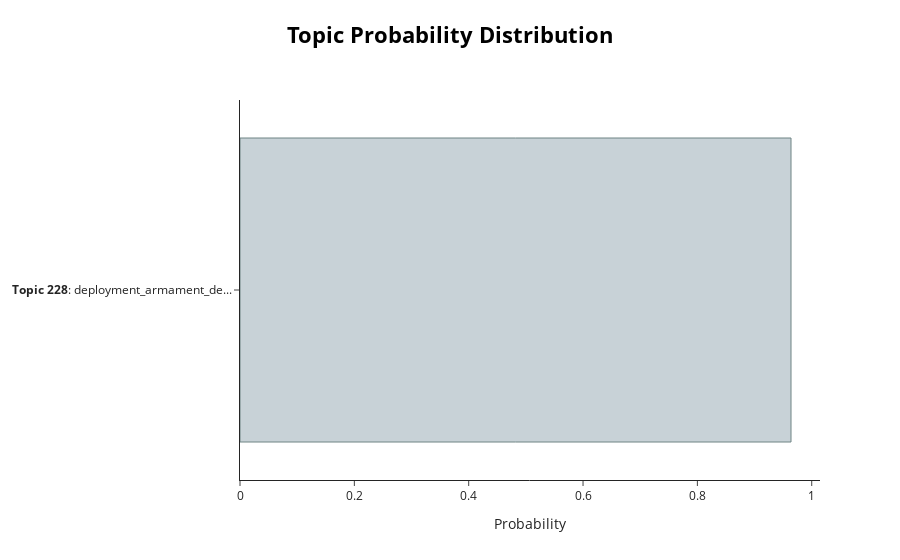

The code cell stored with this chart in its notebook:
### Markdown cell above
# Visualizing probabilities of a topic found in a document
- Need to set `calculate_probabilities` to **True** in `BERTopic` (computationally expensive).
- This step visualizes the probability of an article being assigned to the topic.

### Code cell
sample_idx = np.random.randint(df.shape[0])
print("\n[ Topic Number ]: ", topics[sample_idx])
topic_num = topics[sample_idx]
print("\n[ Words in topic] : ", topic_model.get_topic(topic_num))
print("\n[ Description] : ", df.iloc[sample_idx][" description"])
print("\n[ Topic probability (sample_idx) ] :", max(topic_prob[sample_idx]))
topic_model.visualize_distribution(topic_prob[sample_idx])

### Figure 1 — Plotly figure (JSON) as saved in the notebook; plotly's stock layout.template omitted (floating-point values rounded to 4 significant figures)
{"data": [{"marker": {"color": "#C8D2D7", "line": {"color": "#6E8484", "width": 1}}, "orientation": "h", "type": "bar", "x": [0.9637], "y": ["<b>Topic 228</b>: deployment_armament_de..."]}], "layout": {"hoverlabel": {"bgcolor": "white", "font": {"family": "Rockwell", "size": 16}}, "title": {"font": {"color": "Black", "size": 22}, "text": "<b>Topic Probability Distribution", "x": 0.5, "xanchor": "center", "y": 0.95, "yanchor": "top"}, "xaxis": {"title": {"text": "Probability"}}}}
